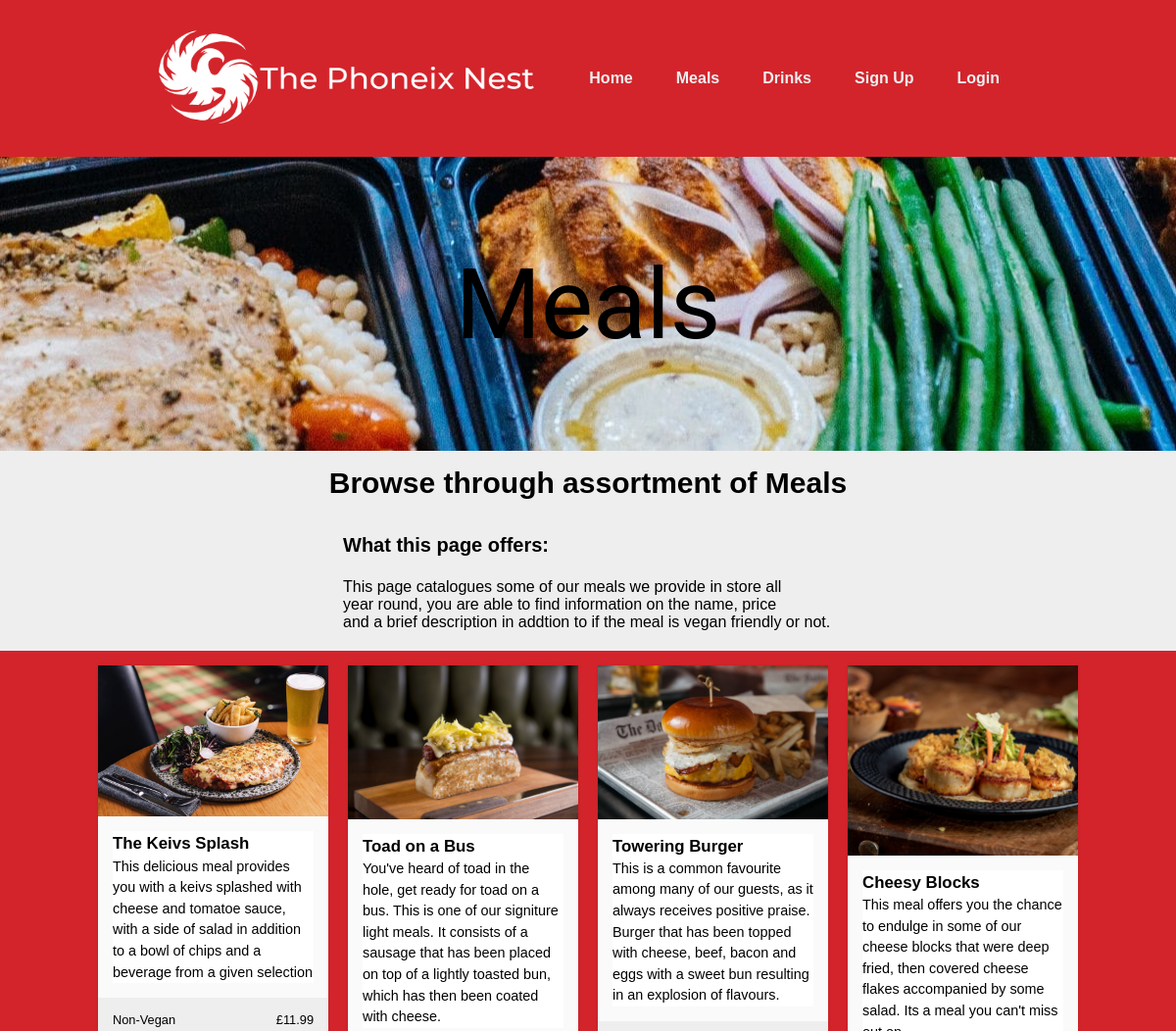
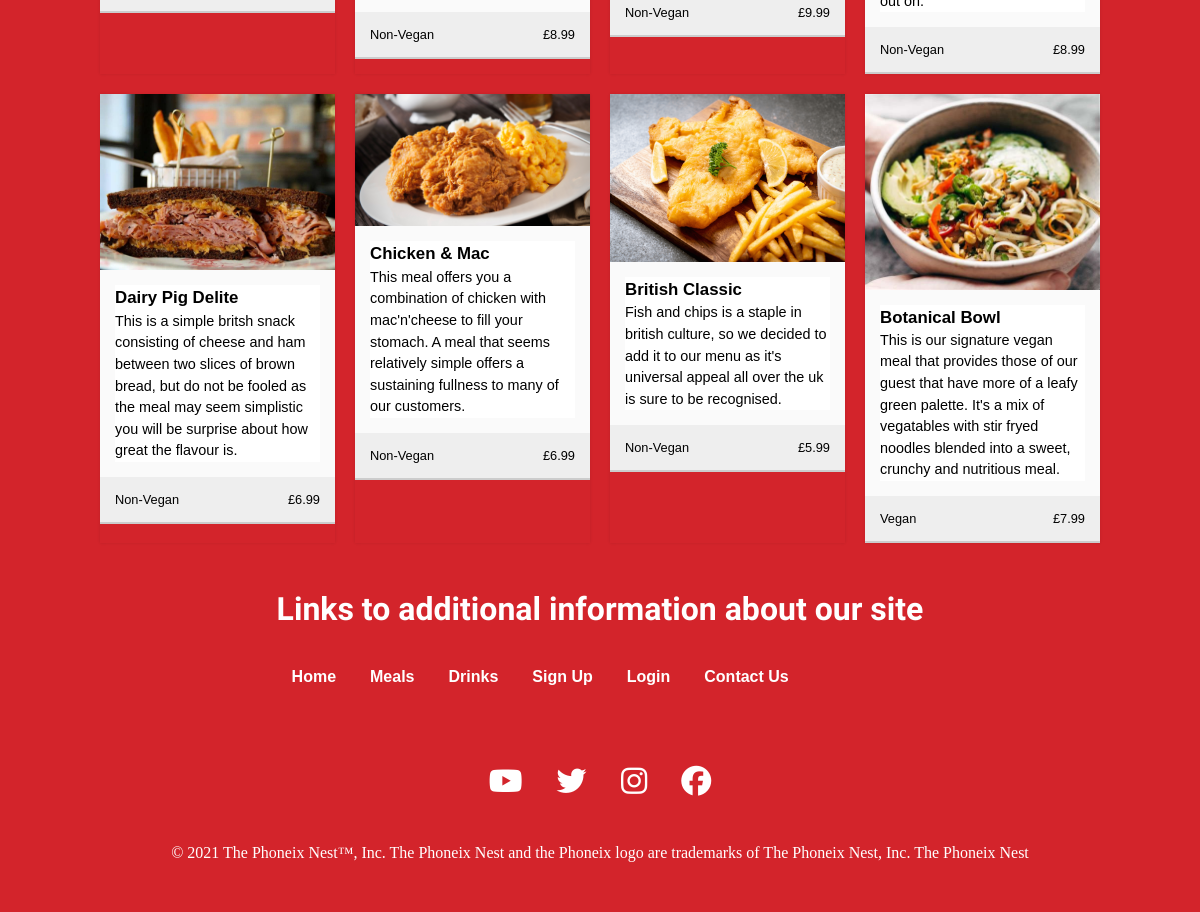
/meals.php, run on the app's committed database (2 pictures, top to bottom).
### tables this page shows
CREATE TABLE `menu` (
  `itemID` int(11) NOT NULL,
  `name` varchar(20) NOT NULL,
  `typ` varchar(10) NOT NULL,
  `price` float NOT NULL,
  `descrip` text NOT NULL,
  `image` text NOT NULL,
  `category` varchar(20) NOT NULL
);

### meals.php (the view, shortened to what this page needs)
<!DOCTYPE html>
<head>
    <link rel="stylesheet" type="text/css" href="style.css">
</head>
<body>
    <header>
        <img class="logo" src="images/0_Defaults/logo(white).png" alt="logo">
        <nav>
            <ul class="nav__links">
                <li><a href="index.php">Home</a></li>
                <li><a href="meals.php">Meals</a></li>
                <li><a href="drinks.php">Drinks</a></li>
                <li><a href="signup.php">Sign Up</a></li>
                <li><a href="login.php">Login</a></li>
            </ul>
        </nav>
    </header>
    <section>
        <div class="container">
            <div class="pagetop-meals">
                <div class="pagetitle">Meals</div>
            </div>
        </div>
        <div class="container">
            <div class="sub-box">
                <div class="sub-title">Browse through assortment of Meals</div>
            </div>
        </div>
        <div class="container">
            <div class="sub-box1">
                <div class="sub-title1">What this page offers:</div>
            </div>
            <div class="sub-bg">
                <p id="para_contact">This page catalogues some of our meals we provide in store all <br>year round, you are able to find information on the name, price <br>
                    and a brief description in addtion to if the meal is vegan friendly or not.</p>
            </div>
        </div>
        <div class="cards-bg">
            <div class="cards">
                <?php
                     include "dbconn.php";
                     $sql = "SELECT * FROM menu WHERE typ = 'food'";
                     $result = $conn->query($sql);
                     while ($row = $result->fetch_assoc()) {
                ?>
                <div class="card">
                    <img src="<?php echo $row['image'];?>" alt="" class="card-img">
                    <div class="card-content">
                        <h3><?php echo $row['name'];?></h3>
                        <p>
                            <?php echo $row['descrip'];?>
                        </p>
                    </div>
                    <div class="card-info">
                        <div><?php echo $row['category'];?></div>
                        <div>£<?php echo $row['price'];?></div>
                    </div>
                </div><?php }?>
            </div>
        </div>
    </section>
    <footer>
        <div class="container-footer">
            <ul class="flex-row">
                <h1>Links to additional information about our site</h1>
                <div class="lineAnime">
                <li><a href="index.php">Home</a></li>
                <li><a href="meals.php">Meals</a></li>
                <li><a href="drinks.php">Drinks</a></li>
                <li><a href="signup.php">Sign Up</a></li>
                <li><a href="login.php">Login</a></li>
                <li><a href="contact_us.php">Contact Us</a></li>
                </div>
            </ul>
            <ul class="flex-row">
                <li><a href="https://accounts.google.com/signin/v2/identifier?flowName=GlifWebSignIn&flowEntry=ServiceLogin"><i class="fab fa-youtube"></i></a></li>
                <li><a href="https://twitter.com/"><i class="fab fa-twitter"></i></li>
                <li><a href="https://www.instagram.com/accounts/login/"><i class="fab fa-instagram"></i></a></li>
                <li><a href="https://en-gb.facebook.com/login.php"><i class="fab fa-facebook"></i></a></li>
            </ul>
            <p>&copy; 2021 The Phoneix Nest™, Inc. The Phoneix Nest and the Phoneix logo are trademarks of The Phoneix Nest, Inc. The Phoneix Nest</p>
        </div>
    </footer>
    <?php
        exit();
    ?>

### style.css (style rules this page uses)
* { box-sizing: border-box; margin: 0; padding: 0; background-color: #d3242b; list-style: none; text-decoration: none; }
li, a { font-family: "Monsterrat", sans-serif; font-weight: 500; font-size: 16px; color: #edf0f1; text-decoration: none; }
header { display: flex; justify-content: flex-end; align-items: center; padding: 30px 10px; }
.logo { cursor: pointer; height: 100px; width: 400px; margin-left: 150px; margin-right: auto; }
.nav__links { list-style: none; padding-right: 150px; }
.nav__links li { display: inline-block; padding: 0px 20px; }
.nav__links li a { position: relative; text-decoration: none; font-weight: bold; }
.nav__links li a:before { content: ""; position: absolute; display: block; width: 100%; height: 2px; bottom: -4px; left: 0; background-color: white; transform: scaleX(0); transition: transform 0.3s ease; }
.pagetop-meals { height: 300px; background-image: url(images/2_Meals/meals_top.jpg); background-position: center; display: flex; justify-content: center; align-items: center; }
.cards-bg { padding-bottom: 15px; padding-top: 15px; }
.cards { margin: 0 auto; max-width: 1000px; display: grid; grid-template-columns: repeat(auto-fill, minmax(225px, 1fr)); gap: 20px; font-family: sans-serif; }
.card { box-shadow: 0 0 3px rgba(0, 0, 0, 0.1); }
.card-img { width: 100%; display: block; }
.card-content { line-height: 1.5; font-size: 0.9em; padding: 15px; background-color: #fafafa; }
.card-content h3 { background-color: #fff; font-family: "Monsterrat", sans-serif; }
.card-content p { margin-top: 0; background-color: #fff; }
.card-info { padding: 15px; display: flex; justify-content: space-between; background-color: #eee; font-size: 0.8em; border-bottom: 2px solid #ccc; color: black; }
.card-info div { background-color: #eee; }
.pagetitle { background-color: transparent; font-family: "Fuzzy Bubbles", sans-serif; font-size: 100px; color: black; }
.sub-box { height: 60px; background-color: #eee; display: flex; align-items: flex-end; justify-content: center; }
.sub-title { background-color: #eee; font-family: "Monsterrat", sans-serif; font-weight: bold; font-size: 30px; margin-bottom: 10px; }
.sub-box1 { height: 70px; padding-top: 25px; background-color: #eee; display: flex; align-items: flex-start; }
.sub-title1 { background-color: #eee; padding-left: 350px; font-family: "Monsterrat", sans-serif; font-size: 20px; font-weight: bold; }
#para_contact { background-color: #eee; padding-left: 350px; padding-right: 350px; padding-bottom: 20px; font-family: "Monsterrat", sans-serif; }
.lineAnime li a { position: relative; text-decoration: none; font-weight: bold; }
.lineAnime li a:before { content: ""; position: absolute; display: block; width: 100%; height: 2px; bottom: -4px; left: 0; background-color: #eee; transform: scaleX(0); transition: transform 0.3s ease; }
.container-footer { display: flex; flex-direction: column; align-items: center; }
.container-footer h1 { font-family: 'Fuzzy Bubbles', cursive; color: white; margin-bottom: 40px; }
.container-footer ul { margin: 32px; flex-wrap: wrap; justify-content: center; }
.container-footer li { padding: 0 15px; margin-bottom: 16px; display: inline-block; }
.container-footer a { color: white; }
.container-footer i { cursor: pointer; font-size: 30px; }
.container-footer p { color: white; margin-bottom: 50px; }

### data on the page
menu: shows a picture, name "The Keivs Splash", descrip "This delicious meal provides you with a keivs splashed with cheese and tomatoe sauce, with a side of salad in addition to a bowl of chips and a beverage from a given selection", category "Non-Vegan", price "11.99"
menu: shows a picture, name "Toad on a Bus", descrip "You've heard of toad in the hole, get ready for toad on a bus. This is one of our signiture light meals. It consists of a sausage that has been placed on top of a lightly toasted bun, which has then been coated with cheese.", category "Non-Vegan", price "8.99"
menu: shows a picture, name "Towering Burger", descrip "This is a common favourite among many of our guests, as it always receives positive praise. Burger that has been topped with cheese, beef, bacon and eggs with a sweet bun resulting in an explosion of flavours.", category "Non-Vegan", price "9.99"
menu: shows a picture, name "Cheesy Blocks", descrip "This meal offers you the chance to endulge in some of our cheese blocks that were deep fried, then covered cheese flakes accompanied by some salad. Its a meal you can't miss out on.", category "Non-Vegan", price "8.99"
menu: shows a picture, name "Dairy Pig Delite", descrip "This is a simple britsh snack consisting of cheese and ham between two slices of brown bread, but do not be fooled as the meal may seem simplistic you will be surprise about how great the flavour is.", category "Non-Vegan", price "6.99"
menu: shows a picture, name "Chicken & Mac", descrip "This meal offers you a combination of chicken with mac'n'cheese to fill your stomach. A meal that seems relatively simple offers a sustaining fullness to many of our customers.", category "Non-Vegan", price "6.99"
menu: shows a picture, name "British Classic", descrip "Fish and chips is a staple in british culture, so we decided to add it to our menu as it's universal appeal all over the uk is sure to be recognised.", category "Non-Vegan", price "5.99"
menu: shows a picture, name "Botanical Bowl", descrip "This is our signature vegan meal that provides those of our guest that have more of a leafy green palette. It's a mix of vegatables with stir fryed noodles blended into a sweet, crunchy and nutritious meal.", category "Vegan", price "7.99"
